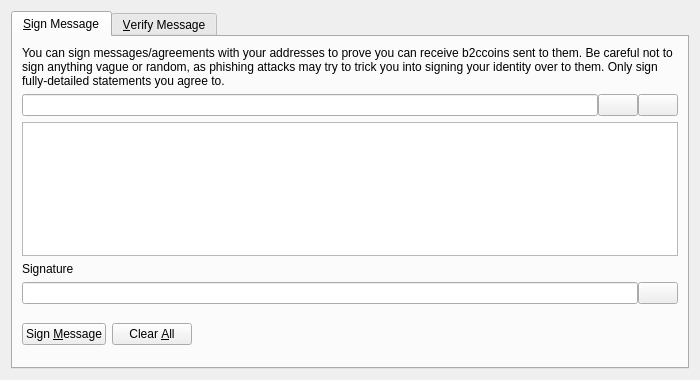
<?xml version="1.0" encoding="UTF-8"?>
<ui version="4.0">
 <class>SignVerifyMessageDialog</class>
 <widget class="QDialog" name="SignVerifyMessageDialog">
  <property name="geometry">
   <rect>
    <x>0</x>
    <y>0</y>
    <width>700</width>
    <height>380</height>
   </rect>
  </property>
  <property name="windowTitle">
   <string>Signatures - Sign / Verify a Message</string>
  </property>
  <property name="modal">
   <bool>true</bool>
  </property>
  <layout class="QVBoxLayout" name="verticalLayout">
   <item>
    <widget class="QTabWidget" name="tabWidget">
     <property name="currentIndex">
      <number>0</number>
     </property>
     <widget class="QWidget" name="tabSignMessage">
      <attribute name="title">
       <string>&amp;Sign Message</string>
      </attribute>
      <layout class="QVBoxLayout" name="verticalLayout_SM">
       <item>
        <widget class="QLabel" name="infoLabel_SM">
         <property name="text">
          <string>You can sign messages/agreements with your addresses to prove you can receive b2ccoins sent to them. Be careful not to sign anything vague or random, as phishing attacks may try to trick you into signing your identity over to them. Only sign fully-detailed statements you agree to.</string>
         </property>
         <property name="textFormat">
          <enum>Qt::PlainText</enum>
         </property>
         <property name="wordWrap">
          <bool>true</bool>
         </property>
        </widget>
       </item>
       <item>
        <layout class="QHBoxLayout" name="horizontalLayout_1_SM">
         <property name="spacing">
          <number>0</number>
         </property>
         <item>
          <widget class="QValidatedLineEdit" name="addressIn_SM">
           <property name="toolTip">
            <string>The B2CCoin address to sign the message with</string>
           </property>
          </widget>
         </item>
         <item>
          <widget class="QPushButton" name="addressBookButton_SM">
           <property name="toolTip">
            <string>Choose previously used address</string>
           </property>
           <property name="text">
            <string/>
           </property>
           <property name="icon">
            <iconset resource="../bitcoin.qrc">
             <normaloff>:/icons/address-book</normaloff>:/icons/address-book</iconset>
           </property>
           <property name="shortcut">
            <string>Alt+A</string>
           </property>
           <property name="autoDefault">
            <bool>false</bool>
           </property>
          </widget>
         </item>
         <item>
          <widget class="QPushButton" name="pasteButton_SM">
           <property name="toolTip">
            <string>Paste address from clipboard</string>
           </property>
           <property name="text">
            <string/>
           </property>
           <property name="icon">
            <iconset resource="../bitcoin.qrc">
             <normaloff>:/icons/editpaste</normaloff>:/icons/editpaste</iconset>
           </property>
           <property name="shortcut">
            <string>Alt+P</string>
           </property>
           <property name="autoDefault">
            <bool>false</bool>
           </property>
          </widget>
         </item>
        </layout>
       </item>
       <item>
        <widget class="QPlainTextEdit" name="messageIn_SM">
         <property name="toolTip">
          <string>Enter the message you want to sign here</string>
         </property>
        </widget>
       </item>
       <item>
        <widget class="QLabel" name="signatureLabel_SM">
         <property name="text">
          <string>Signature</string>
         </property>
         <property name="textFormat">
          <enum>Qt::PlainText</enum>
         </property>
        </widget>
       </item>
       <item>
        <layout class="QHBoxLayout" name="horizontalLayout_2_SM">
         <property name="spacing">
          <number>0</number>
         </property>
         <item>
          <widget class="QLineEdit" name="signatureOut_SM">
           <property name="font">
            <font>
             <italic>true</italic>
            </font>
           </property>
           <property name="readOnly">
            <bool>true</bool>
           </property>
          </widget>
         </item>
         <item>
          <widget class="QPushButton" name="copySignatureButton_SM">
           <property name="toolTip">
            <string>Copy the current signature to the system clipboard</string>
           </property>
           <property name="text">
            <string/>
           </property>
           <property name="icon">
            <iconset resource="../bitcoin.qrc">
             <normaloff>:/icons/editcopy</normaloff>:/icons/editcopy</iconset>
           </property>
           <property name="autoDefault">
            <bool>false</bool>
           </property>
          </widget>
         </item>
        </layout>
       </item>
       <item>
        <layout class="QHBoxLayout" name="horizontalLayout_3_SM">
         <item>
          <widget class="QPushButton" name="signMessageButton_SM">
           <property name="toolTip">
            <string>Sign the message to prove you own this B2CCoin address</string>
           </property>
           <property name="text">
            <string>Sign &amp;Message</string>
           </property>
           <property name="icon">
            <iconset resource="../bitcoin.qrc">
             <normaloff>:/icons/edit</normaloff>:/icons/edit</iconset>
           </property>
           <property name="autoDefault">
            <bool>false</bool>
           </property>
          </widget>
         </item>
         <item>
          <widget class="QPushButton" name="clearButton_SM">
           <property name="toolTip">
            <string>Reset all sign message fields</string>
           </property>
           <property name="text">
            <string>Clear &amp;All</string>
           </property>
           <property name="icon">
            <iconset resource="../bitcoin.qrc">
             <normaloff>:/icons/remove</normaloff>:/icons/remove</iconset>
           </property>
           <property name="autoDefault">
            <bool>false</bool>
           </property>
          </widget>
         </item>
         <item>
          <spacer name="horizontalSpacer_1_SM">
           <property name="orientation">
            <enum>Qt::Horizontal</enum>
           </property>
           <property name="sizeHint" stdset="0">
            <size>
             <width>40</width>
             <height>48</height>
            </size>
           </property>
          </spacer>
         </item>
         <item>
          <widget class="QLabel" name="statusLabel_SM">
           <property name="font">
            <font>
             <weight>75</weight>
             <bold>true</bold>
            </font>
           </property>
           <property name="text">
            <string/>
           </property>
           <property name="wordWrap">
            <bool>true</bool>
           </property>
          </widget>
         </item>
         <item>
          <spacer name="horizontalSpacer_2_SM">
           <property name="orientation">
            <enum>Qt::Horizontal</enum>
           </property>
           <property name="sizeHint" stdset="0">
            <size>
             <width>40</width>
             <height>48</height>
            </size>
           </property>
          </spacer>
         </item>
        </layout>
       </item>
      </layout>
     </widget>
     <widget class="QWidget" name="tabVerifyMessage">
      <attribute name="title">
       <string>&amp;Verify Message</string>
      </attribute>
      <layout class="QVBoxLayout" name="verticalLayout_VM">
       <item>
        <widget class="QLabel" name="infoLabel_VM">
         <property name="text">
          <string>Enter the receiver's address, message (ensure you copy line breaks, spaces, tabs, etc. exactly) and signature below to verify the message. Be careful not to read more into the signature than what is in the signed message itself, to avoid being tricked by a man-in-the-middle attack. Note that this only proves the signing party receives with the address, it cannot prove sendership of any transaction!</string>
         </property>
         <property name="textFormat">
          <enum>Qt::PlainText</enum>
         </property>
         <property name="alignment">
          <set>Qt::AlignLeading|Qt::AlignLeft|Qt::AlignTop</set>
         </property>
         <property name="wordWrap">
          <bool>true</bool>
         </property>
        </widget>
       </item>
       <item>
        <layout class="QHBoxLayout" name="horizontalLayout_1_VM">
         <property name="spacing">
          <number>0</number>
         </property>
         <item>
          <widget class="QValidatedLineEdit" name="addressIn_VM">
           <property name="toolTip">
            <string>The B2CCoin address the message was signed with</string>
           </property>
          </widget>
         </item>
         <item>
          <widget class="QPushButton" name="addressBookButton_VM">
           <property name="toolTip">
            <string>Choose previously used address</string>
           </property>
           <property name="text">
            <string/>
           </property>
           <property name="icon">
            <iconset resource="../bitcoin.qrc">
             <normaloff>:/icons/address-book</normaloff>:/icons/address-book</iconset>
           </property>
           <property name="shortcut">
            <string>Alt+A</string>
           </property>
           <property name="autoDefault">
            <bool>false</bool>
           </property>
          </widget>
         </item>
        </layout>
       </item>
       <item>
        <widget class="QPlainTextEdit" name="messageIn_VM"/>
       </item>
       <item>
        <widget class="QValidatedLineEdit" name="signatureIn_VM"/>
       </item>
       <item>
        <layout class="QHBoxLayout" name="horizontalLayout_2_VM">
         <item>
          <widget class="QPushButton" name="verifyMessageButton_VM">
           <property name="toolTip">
            <string>Verify the message to ensure it was signed with the specified B2CCoin address</string>
           </property>
           <property name="text">
            <string>Verify &amp;Message</string>
           </property>
           <property name="icon">
            <iconset resource="../bitcoin.qrc">
             <normaloff>:/icons/transaction_0</normaloff>:/icons/transaction_0</iconset>
           </property>
           <property name="autoDefault">
            <bool>false</bool>
           </property>
          </widget>
         </item>
         <item>
          <widget class="QPushButton" name="clearButton_VM">
           <property name="toolTip">
            <string>Reset all verify message fields</string>
           </property>
           <property name="text">
            <string>Clear &amp;All</string>
           </property>
           <property name="icon">
            <iconset resource="../bitcoin.qrc">
             <normaloff>:/icons/remove</normaloff>:/icons/remove</iconset>
           </property>
           <property name="autoDefault">
            <bool>false</bool>
           </property>
          </widget>
         </item>
         <item>
          <spacer name="horizontalSpacer_1_VM">
           <property name="orientation">
            <enum>Qt::Horizontal</enum>
           </property>
           <property name="sizeHint" stdset="0">
            <size>
             <width>40</width>
             <height>48</height>
            </size>
           </property>
          </spacer>
         </item>
         <item>
          <widget class="QLabel" name="statusLabel_VM">
           <property name="font">
            <font>
             <weight>75</weight>
             <bold>true</bold>
            </font>
           </property>
           <property name="text">
            <string/>
           </property>
           <property name="wordWrap">
            <bool>true</bool>
           </property>
          </widget>
         </item>
         <item>
          <spacer name="horizontalSpacer_2_VM">
           <property name="orientation">
            <enum>Qt::Horizontal</enum>
           </property>
           <property name="sizeHint" stdset="0">
            <size>
             <width>40</width>
             <height>48</height>
            </size>
           </property>
          </spacer>
         </item>
        </layout>
       </item>
      </layout>
     </widget>
    </widget>
   </item>
  </layout>
 </widget>
 <customwidgets>
  <customwidget>
   <class>QValidatedLineEdit</class>
   <extends>QLineEdit</extends>
   <header>qt/qvalidatedlineedit.h</header>
  </customwidget>
 </customwidgets>
 <resources>
  <include location="../bitcoin.qrc"/>
 </resources>
 <connections/>
</ui>
